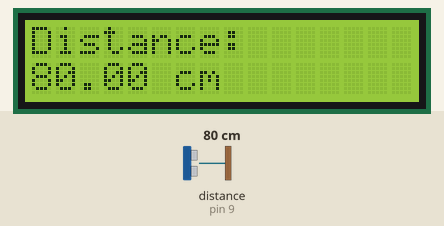
The sketch below on a simulated Arduino Uno, built with avr-gcc and run on an emulated ATmega328P. On the bench: 16×2 character LCD. Inputs (shaded band) come from the test bench; at power-on: distance to the obstacle (sensor on pin 9) 80 cm.

Above: at 1.2 s.
1.3 s: distance to the obstacle (sensor on pin 9) set to 2 cm
At 1.8 s:
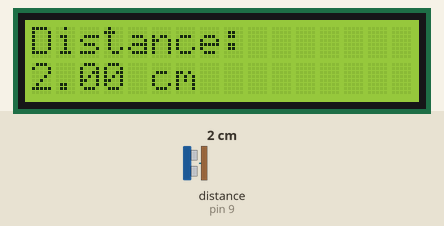
4.6 s: distance to the obstacle (sensor on pin 9) set to 4 cm
At 5.5 s:
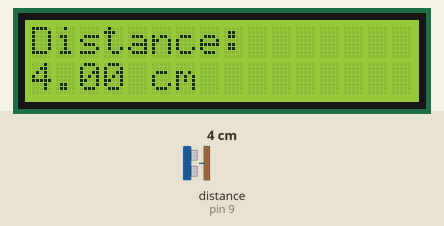
6.5 s: distance to the obstacle (sensor on pin 9) set to 9 cm
At 7.3 s:
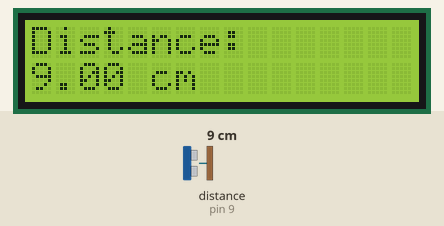
Timing chart, 0 to 9.5 s (numbered marks = the images above; inputs shaded):
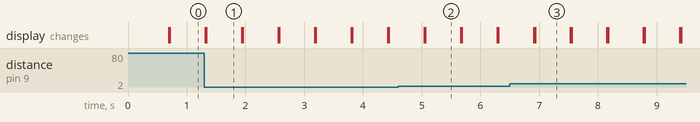

Measured:
- after the input at 1.3 s, the display: first differs from a run without the input at once (image 1)
- after the input at 4.6 s, the display: first differs from a run without the input after 0.46 s (image 2)
- after the input at 6.5 s, the display: first differs from a run without the input after 0.43 s (image 3)
- what the display in image 1 shows lasts 0.6 s, from 1.3 s to 1.9 s

The sketch:

Ultrasonic_Distance_Meter.ino
```cpp
#include <Wire.h>
#include <LiquidCrystal_I2C.h>
LiquidCrystal_I2C lcd(0x27, 16, 2);
#include <Ultrasonic.h>
Ultrasonic sensor(8,9);
float distance;
float scaleFactor = 1.2027322;
void setup()
{
  lcd.init();
  lcd.backlight();
}
void loop()
{
  distance = sensor.read();
  distance = distance;
  lcd.setCursor(0,0);
  lcd.print("Distance: ");
  lcd.setCursor(0,1);
  lcd.print(distance);
  lcd.print(" cm");
  delay(600);
  lcd.clear();
}
```
